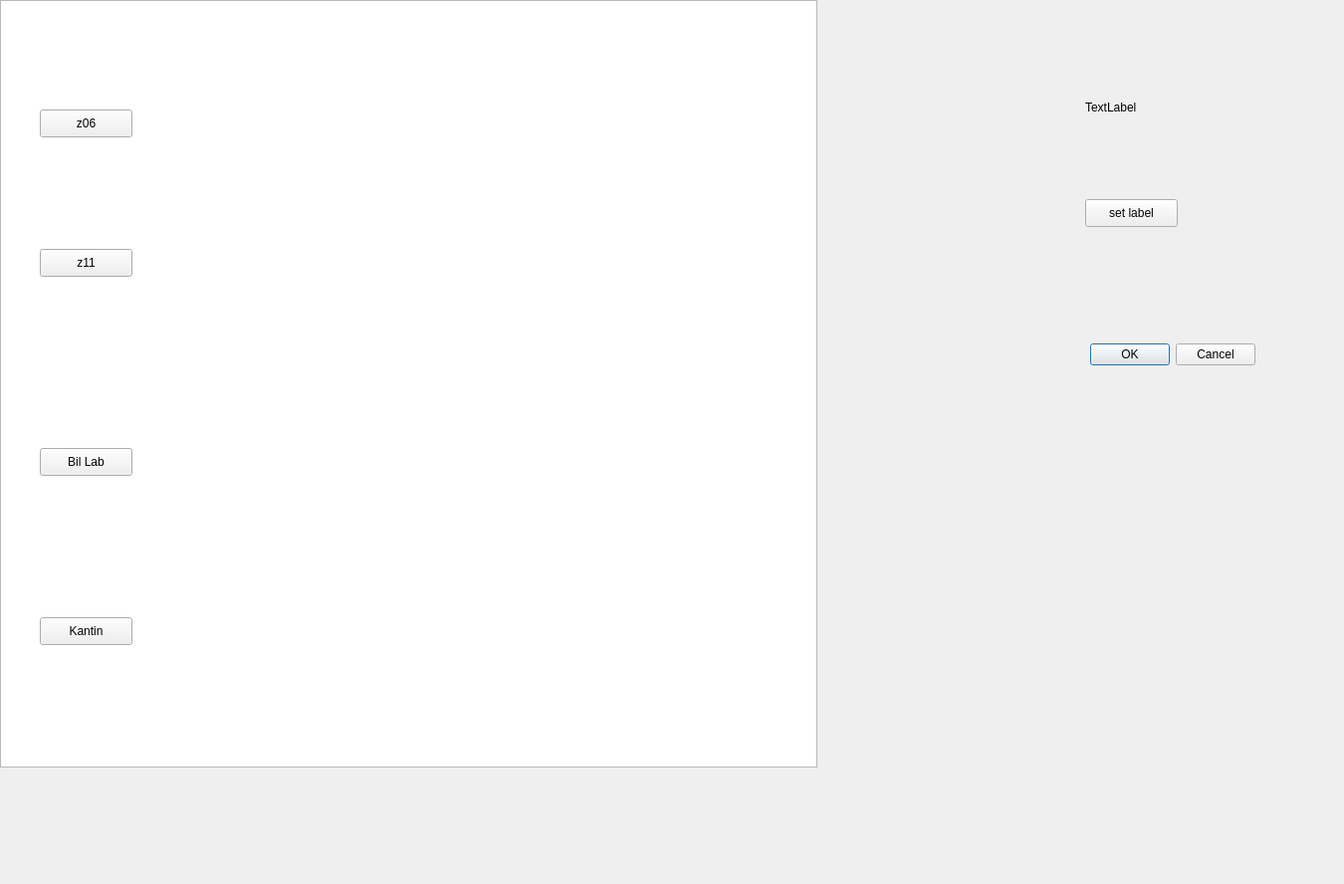
<?xml version="1.0" encoding="UTF-8"?>
<ui version="4.0">
 <class>IcMekan</class>
 <widget class="QDialog" name="IcMekan">
  <property name="geometry">
   <rect>
    <x>0</x>
    <y>0</y>
    <width>1350</width>
    <height>888</height>
   </rect>
  </property>
  <property name="windowTitle">
   <string>Dialog</string>
  </property>
  <widget class="QDialogButtonBox" name="buttonBox">
   <property name="geometry">
    <rect>
     <x>1050</x>
     <y>340</y>
     <width>211</width>
     <height>32</height>
    </rect>
   </property>
   <property name="orientation">
    <enum>Qt::Horizontal</enum>
   </property>
   <property name="standardButtons">
    <set>QDialogButtonBox::Cancel|QDialogButtonBox::Ok</set>
   </property>
  </widget>
  <widget class="QGraphicsView" name="graphicsView">
   <property name="geometry">
    <rect>
     <x>0</x>
     <y>0</y>
     <width>821</width>
     <height>771</height>
    </rect>
   </property>
  </widget>
  <widget class="QPushButton" name="pushButton">
   <property name="geometry">
    <rect>
     <x>1090</x>
     <y>200</y>
     <width>93</width>
     <height>28</height>
    </rect>
   </property>
   <property name="text">
    <string>set label</string>
   </property>
  </widget>
  <widget class="QLabel" name="label">
   <property name="geometry">
    <rect>
     <x>1090</x>
     <y>100</y>
     <width>171</width>
     <height>16</height>
    </rect>
   </property>
   <property name="text">
    <string>TextLabel</string>
   </property>
  </widget>
  <widget class="QPushButton" name="bolge1Button">
   <property name="geometry">
    <rect>
     <x>40</x>
     <y>110</y>
     <width>93</width>
     <height>28</height>
    </rect>
   </property>
   <property name="text">
    <string>z06</string>
   </property>
  </widget>
  <widget class="QPushButton" name="bolge2Button">
   <property name="geometry">
    <rect>
     <x>40</x>
     <y>250</y>
     <width>93</width>
     <height>28</height>
    </rect>
   </property>
   <property name="text">
    <string>z11</string>
   </property>
  </widget>
  <widget class="QPushButton" name="bolge3Button">
   <property name="geometry">
    <rect>
     <x>40</x>
     <y>450</y>
     <width>93</width>
     <height>28</height>
    </rect>
   </property>
   <property name="text">
    <string>Bil Lab</string>
   </property>
  </widget>
  <widget class="QPushButton" name="bolge4Button">
   <property name="geometry">
    <rect>
     <x>40</x>
     <y>620</y>
     <width>93</width>
     <height>28</height>
    </rect>
   </property>
   <property name="text">
    <string>Kantin</string>
   </property>
  </widget>
 </widget>
 <resources/>
 <connections>
  <connection>
   <sender>buttonBox</sender>
   <signal>accepted()</signal>
   <receiver>IcMekan</receiver>
   <slot>accept()</slot>
   <hints>
    <hint type="sourcelabel">
     <x>248</x>
     <y>254</y>
    </hint>
    <hint type="destinationlabel">
     <x>157</x>
     <y>274</y>
    </hint>
   </hints>
  </connection>
  <connection>
   <sender>buttonBox</sender>
   <signal>rejected()</signal>
   <receiver>IcMekan</receiver>
   <slot>reject()</slot>
   <hints>
    <hint type="sourcelabel">
     <x>316</x>
     <y>260</y>
    </hint>
    <hint type="destinationlabel">
     <x>286</x>
     <y>274</y>
    </hint>
   </hints>
  </connection>
 </connections>
</ui>
